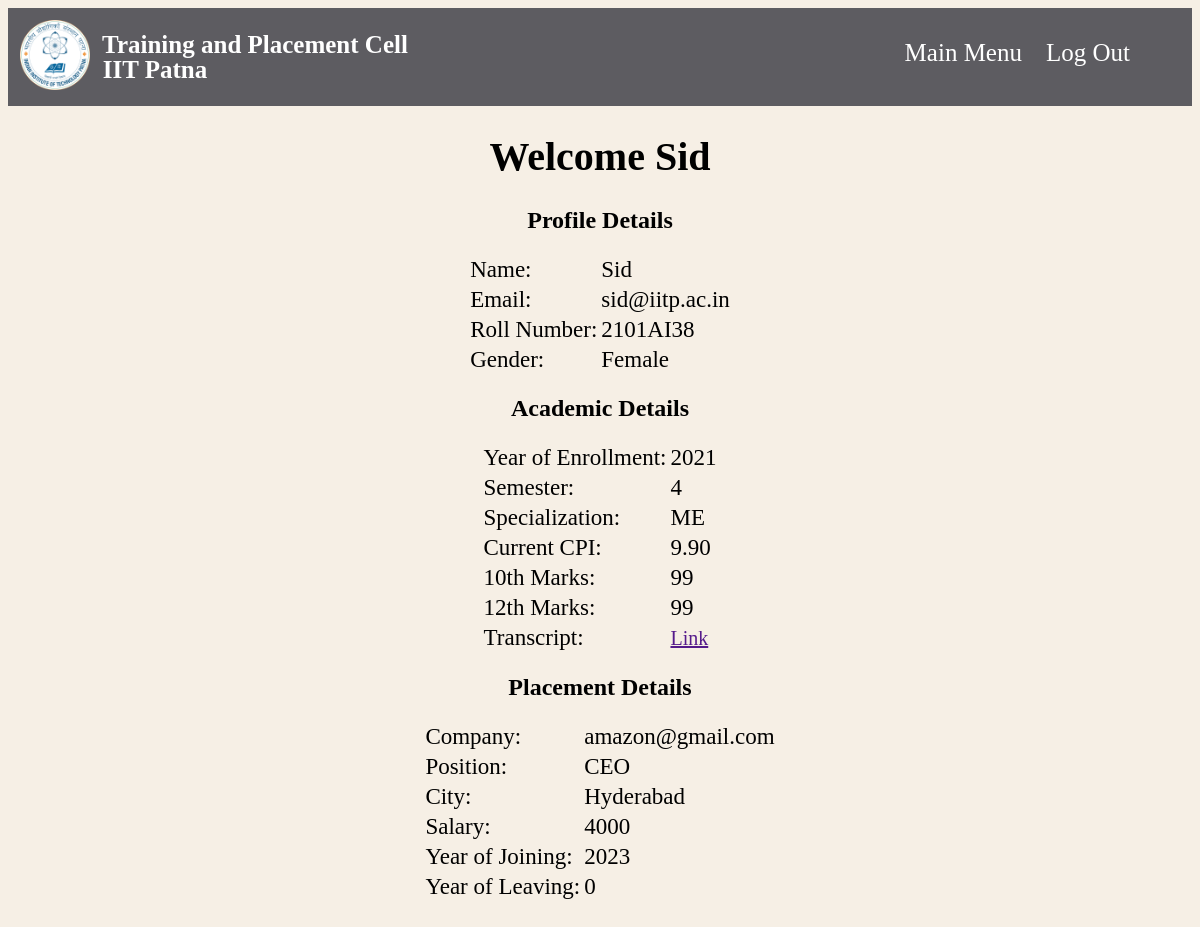
The page /profile_student.php (signed in) on the database its author committed.
### tables this page shows
CREATE TABLE `student` (
  `Email` varchar(100) DEFAULT NULL,
  `Password` varchar(100) DEFAULT NULL,
  `Name` varchar(100) DEFAULT NULL,
  `RollNo` varchar(8) DEFAULT NULL,
  `Gender` varchar(100) DEFAULT NULL,
  `YoE` int(11) DEFAULT NULL,
  `Semester` int(11) DEFAULT NULL,
  `Specialization` varchar(100) DEFAULT NULL,
  `AoI` varchar(100) DEFAULT NULL,
  `Placed` varchar(100) DEFAULT '0',
  `isVerified` int(11) NOT NULL DEFAULT 0,
  `Transcript` longtext DEFAULT NULL
);

CREATE TABLE `marks` (
  `RollNo` varchar(100) DEFAULT NULL,
  `Std10` int(11) DEFAULT NULL,
  `Std12` int(11) DEFAULT NULL,
  `CPI` decimal(4,2) DEFAULT NULL
);

CREATE TABLE `placement` (
  `RollNo` varchar(8) DEFAULT NULL,
  `Company` varchar(100) DEFAULT NULL,
  `Position` varchar(100) DEFAULT NULL,
  `City` varchar(100) DEFAULT NULL,
  `CTC` int(11) DEFAULT 0,
  `YoJ` int(11) DEFAULT 0,
  `YoL` int(11) DEFAULT 0,
  `offerct` int(11) NOT NULL DEFAULT 0
);

### profile_student.php (the view, shortened to what this page needs)
<?php
require 'config.php';
$RollNo = $_SESSION['sess_user'];
$result = mysqli_query($conn, "select * from student where RollNo = '$RollNo'");
$row = mysqli_fetch_array($result);
$result2 = mysqli_query($conn, "select * from marks where RollNo = '$RollNo'");
$row2 = mysqli_fetch_array($result2);
$result3 = mysqli_query($conn, "select * from placement where RollNo = '$RollNo'");
$row3 = mysqli_fetch_array($result3);
$Name = $row["Name"];
$Email = $row["Email"];
$RollNo = $row["RollNo"];
$Gender = $row["Gender"];
$YoE = $row["YoE"];
$Semester = $row["Semester"];
$Specialization = $row["Specialization"];
$Placed = $row["Placed"];
$CPI = $row2["CPI"];
$Std10 = $row2["Std10"];
$Std12 = $row2["Std12"];
$Transcript = $row["Transcript"];
$Company = $row3["Company"];
$Position = $row3["Position"];
$City = $row3["City"];
$CTC = $row3["CTC"];
$YoJ = $row3["YoJ"];
$YoL = $row3["YoL"];
?>
<!DOCTYPE html>
<html>
<head>
    <link rel="stylesheet" href="styles.css">
</head>
<center>
<body>
<div class="header">
        <a  class="logo">
            <div class="header-left">
                <img src="IITP_Logo.png" alt="IIT Patna Logo" width="70px" height="70px">
            </div>
            <div class="header-text">
                Training and Placement Cell
            </div>
            <div class="header-text1">
                IIT Patna
            </div>
        </a>
        <div class="header-right">
            <a href="welcome_student.php">Main Menu</a>
            <a href="logout.php">Log Out</a>
        </div>
    </div>
    <h1> <?php echo "Welcome ".$Name; ?> </h1>
    <h2> Profile Details </h2>
    <table>
        <tr>
            <td>Name:       </td>
            <td><?php echo $Name; ?></td>
</tr>
        <tr>
            <td>Email:      </td>
            <td><?php echo $Email; ?></td>
</tr>
        <tr>
            <td>Roll Number:      </td>
            <td><?php echo $RollNo; ?></td>
</tr>
        <tr>
            <td>Gender:      </td>
            <td><?php echo $Gender; ?></td>
</tr>
</table>
<h2> Academic Details </h2>
<table>
        <tr>
            <td>Year of Enrollment:      </td>
            <td><?php echo $YoE; ?></td>
</tr>
        <tr>
            <td>Semester:      </td>
            <td><?php echo $Semester; ?></td>
</tr>
        <tr>
            <td>Specialization:      </td>
            <td><?php echo $Specialization; ?></td>
</tr>
        <tr>
            <td>Current CPI:     </td>
            <td><?php echo $CPI; ?></td>
</tr>
        <tr>
            <td>10th Marks:     </td>
            <td><?php echo $Std10 ?></td>
</tr>
        <tr>
            <td>12th Marks:     </td>
            <td><?php echo $Std12; ?></td>
</tr>
        <tr>
            <td>Transcript:     </td>
            <td><a href="<?php echo $Transcript; ?>"> Link </a></td>
</tr>
</table>
<?php
    if ($Placed == "yes"){
        include 'profile_student_placed.php';
    }
?>
</body>
</html>

### profile_student_placed.php (shortened to what this page needs)
<!DOCTYPE html>
<html>
<head>
    <link rel="stylesheet" href="styles.css">
</head>
<center>
<body>
    <h2> Placement Details </h2>
    <table>
        <tr>
            <td>Company:       </td>
            <td><?php echo $Company; ?></td>
</tr>
        <tr>
            <td>Position:      </td>
            <td><?php echo $Position; ?></td>
</tr>
        <tr>
            <td>City:      </td>
            <td><?php echo $City; ?></td>
</tr>
        <tr>
            <td>Salary:      </td>
            <td><?php echo $CTC; ?></td>
</tr>
        <tr>
            <td>Year of Joining:      </td>
            <td><?php echo $YoJ; ?></td>
</tr>
        <tr>
            <td>Year of Leaving:      </td>
            <td><?php echo $YoL; ?></td>
</tr>
</table>
<br/>
</center>
</body>
</html>

### styles.css (style rules this page uses)
body { background-color: rgb(246, 239, 229); }
.header { overflow: hidden; background-color: #5d5c61; margin-bottom: 10px; }
.header a { float: left; color: rgb(255, 255, 255); text-align: center; padding: 12px; text-decoration: none; font-size: 25px; line-height: 25px; border-radius: 4px; }
.header a.logo { font-size: 25px; font-weight: bold; }
.header-left { float: left; }
.header-right { padding-top: 20px; padding-right: 50px; float: right; }
.header-text { padding-top: 12px; width: 400px; }
.header-text1 { width: 200px; }
h1 { font-size: 40px; }
a { font-size: 20px; }
tr { font-size: 23px; }

### rows shown on the page
student: Name "Sid", Email "sid@iitp.ac.in", RollNo "2101AI38", Gender "Female", YoE "2021", Semester "4", Specialization "ME"
marks: CPI "9.90", Std10 "99", Std12 "99"
placement: Company "amazon@gmail.com", Position "CEO", City "Hyderabad", CTC "4000", YoJ "2023", YoL "0"
